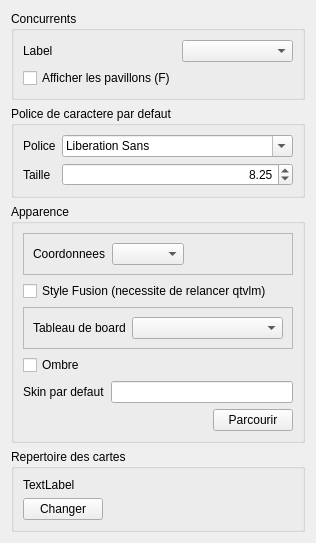
         <widget class="QWidget" name="tab">
          <property name="sizePolicy">
           <sizepolicy hsizetype="Expanding" vsizetype="Expanding">
            <horstretch>0</horstretch>
            <verstretch>0</verstretch>
           </sizepolicy>
          </property>
          <attribute name="title">
           <string>Affichage</string>
          </attribute>
          <layout class="QVBoxLayout" name="verticalLayout_2">
           <item>
            <widget class="QGroupBox" name="concurrent_box">
             <property name="sizePolicy">
              <sizepolicy hsizetype="Expanding" vsizetype="Preferred">
               <horstretch>0</horstretch>
               <verstretch>0</verstretch>
              </sizepolicy>
             </property>
             <property name="title">
              <string>Concurrents</string>
             </property>
             <layout class="QGridLayout" name="gridLayout_3">
              <item row="0" column="0">
               <widget class="QLabel" name="label_7">
                <property name="text">
                 <string>Label</string>
                </property>
               </widget>
              </item>
              <item row="0" column="1">
               <widget class="QComboBox" name="cb_oppLabelType"/>
              </item>
              <item row="1" column="0">
               <widget class="QCheckBox" name="chkPavillon">
                <property name="text">
                 <string>Afficher les pavillons (F)</string>
                </property>
               </widget>
              </item>
             </layout>
            </widget>
           </item>
           <item>
            <widget class="QGroupBox" name="groupBox_3">
             <property name="title">
              <string>Police de caractere par defaut</string>
             </property>
             <layout class="QGridLayout" name="gridLayout_4">
              <item row="0" column="0">
               <widget class="QLabel" name="label_5">
                <property name="text">
                 <string>Police</string>
                </property>
               </widget>
              </item>
              <item row="0" column="1">
               <widget class="QFontComboBox" name="defFontName"/>
              </item>
              <item row="1" column="0">
               <widget class="QLabel" name="label_19">
                <property name="text">
                 <string>Taille</string>
                </property>
               </widget>
              </item>
              <item row="1" column="1">
               <widget class="QDoubleSpinBox" name="defFontSize">
                <property name="alignment">
                 <set>Qt::AlignRight|Qt::AlignTrailing|Qt::AlignVCenter</set>
                </property>
                <property name="minimum">
                 <double>3.000000000000000</double>
                </property>
                <property name="maximum">
                 <double>50.000000000000000</double>
                </property>
                <property name="value">
                 <double>8.250000000000000</double>
                </property>
               </widget>
              </item>
             </layout>
            </widget>
           </item>
           <item>
            <widget class="QGroupBox" name="groupBox_12">
             <property name="title">
              <string>Apparence</string>
             </property>
             <layout class="QVBoxLayout" name="verticalLayout_3">
              <item>
               <widget class="QFrame" name="frame_3">
                <property name="frameShape">
                 <enum>QFrame::StyledPanel</enum>
                </property>
                <property name="frameShadow">
                 <enum>QFrame::Raised</enum>
                </property>
                <layout class="QHBoxLayout" name="horizontalLayout_17">
                 <item>
                  <widget class="QLabel" name="label_26">
                   <property name="sizePolicy">
                    <sizepolicy hsizetype="Maximum" vsizetype="Preferred">
                     <horstretch>0</horstretch>
                     <verstretch>0</verstretch>
                    </sizepolicy>
                   </property>
                   <property name="text">
                    <string>Coordonnees</string>
                   </property>
                  </widget>
                 </item>
                 <item>
                  <widget class="QComboBox" name="displayCoords"/>
                 </item>
                 <item>
                  <spacer name="horizontalSpacer_4">
                   <property name="orientation">
                    <enum>Qt::Horizontal</enum>
                   </property>
                   <property name="sizeHint" stdset="0">
                    <size>
                     <width>40</width>
                     <height>20</height>
                    </size>
                   </property>
                  </spacer>
                 </item>
                </layout>
               </widget>
              </item>
              <item>
               <widget class="QCheckBox" name="chkFusion">
                <property name="toolTip">
                 <string>Redemarrage de qtVlm necessaire</string>
                </property>
                <property name="text">
                 <string>Style Fusion (necessite de relancer qtvlm)</string>
                </property>
               </widget>
              </item>
              <item>
               <widget class="QFrame" name="frame_2">
                <property name="frameShape">
                 <enum>QFrame::StyledPanel</enum>
                </property>
                <property name="frameShadow">
                 <enum>QFrame::Raised</enum>
                </property>
                <layout class="QHBoxLayout" name="horizontalLayout_16">
                 <item>
                  <widget class="QLabel" name="label_25">
                   <property name="text">
                    <string>Tableau de board</string>
                   </property>
                  </widget>
                 </item>
                 <item>
                  <widget class="QComboBox" name="comboBoard">
                   <property name="sizePolicy">
                    <sizepolicy hsizetype="MinimumExpanding" vsizetype="Fixed">
                     <horstretch>0</horstretch>
                     <verstretch>0</verstretch>
                    </sizepolicy>
                   </property>
                  </widget>
                 </item>
                </layout>
               </widget>
              </item>
              <item>
               <widget class="QCheckBox" name="newBoardShadow">
                <property name="text">
                 <string>Ombre</string>
                </property>
               </widget>
              </item>
              <item>
               <layout class="QHBoxLayout" name="horizontalLayout_14">
                <item>
                 <widget class="QLabel" name="label_skin">
                  <property name="text">
                   <string>Skin par defaut</string>
                  </property>
                 </widget>
                </item>
                <item>
                 <widget class="QLineEdit" name="edt_skinFile"/>
                </item>
               </layout>
              </item>
              <item>
               <layout class="QHBoxLayout" name="horizontalLayout_15">
                <item>
                 <spacer name="spacerSkin">
                  <property name="orientation">
                   <enum>Qt::Horizontal</enum>
                  </property>
                  <property name="sizeHint" stdset="0">
                   <size>
                    <width>40</width>
                    <height>20</height>
                   </size>
                  </property>
                 </spacer>
                </item>
                <item>
                 <widget class="QPushButton" name="btn_browseSkin">
                  <property name="text">
                   <string>Parcourir</string>
                  </property>
                 </widget>
                </item>
               </layout>
              </item>
             </layout>
            </widget>
           </item>
           <item>
            <widget class="QGroupBox" name="groupBox_15">
             <property name="title">
              <string>Repertoire des cartes</string>
             </property>
             <layout class="QVBoxLayout" name="verticalLayout_17">
              <item>
               <widget class="QLabel" name="mapsFolder">
                <property name="sizePolicy">
                 <sizepolicy hsizetype="Preferred" vsizetype="Preferred">
                  <horstretch>0</horstretch>
                  <verstretch>0</verstretch>
                 </sizepolicy>
                </property>
                <property name="text">
                 <string>TextLabel</string>
                </property>
               </widget>
              </item>
              <item>
               <layout class="QHBoxLayout" name="horizontalLayout_6">
                <item>
                 <widget class="QPushButton" name="pushButton_7">
                  <property name="text">
                   <string>Changer</string>
                  </property>
                 </widget>
                </item>
                <item>
                 <spacer name="horizontalSpacer_2">
                  <property name="orientation">
                   <enum>Qt::Horizontal</enum>
                  </property>
                  <property name="sizeHint" stdset="0">
                   <size>
                    <width>40</width>
                    <height>20</height>
                   </size>
                  </property>
                 </spacer>
                </item>
               </layout>
              </item>
             </layout>
            </widget>
           </item>
          </layout>
         </widget>
